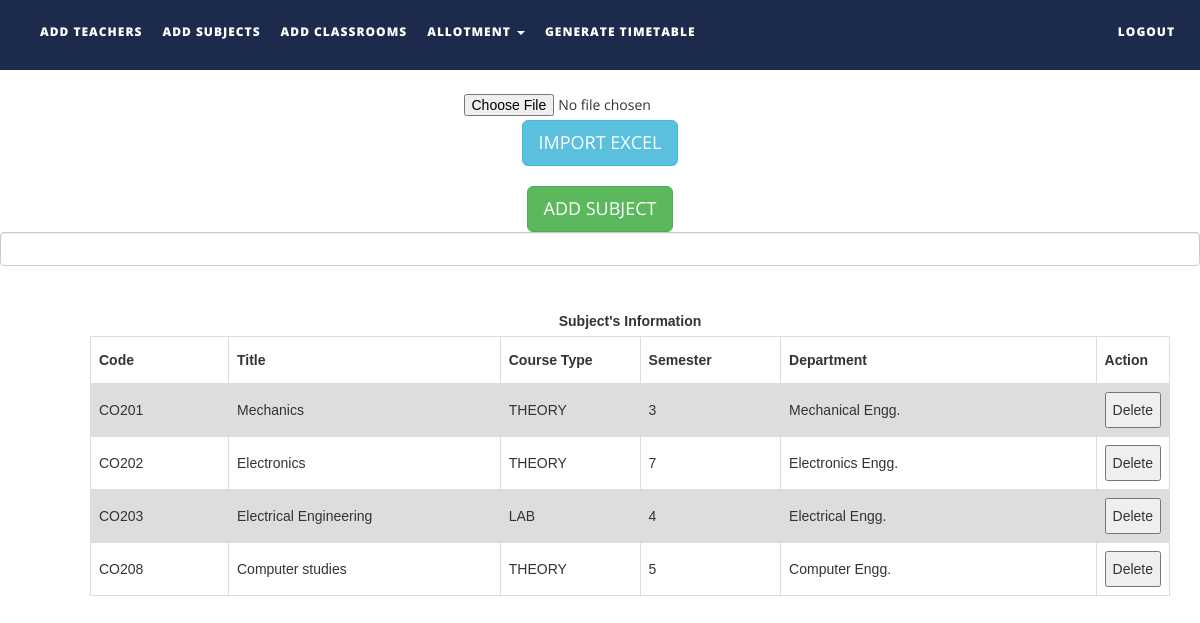
Page /files/addsubjects.php on the committed database.
### tables this page shows
CREATE TABLE `subjects` (
  `subject_code` varchar(10) NOT NULL,
  `subject_name` varchar(50) NOT NULL,
  `course_type` varchar(15) NOT NULL,
  `semester` int(1) NOT NULL,
  `department` varchar(50) NOT NULL,
  `isAlloted` int(1) NOT NULL,
  `allotedto` text NOT NULL,
  `allotedto2` text NOT NULL,
  `allotedto3` text NOT NULL
);

### files/addsubjects.php (the view, shortened to what this page needs)
<!DOCTYPE html>
<html xmlns="http://www.w3.org/1999/xhtml">
<head>
    <link href="assets/css/bootstrap.css" rel="stylesheet"/>
    <link href="assets/css/font-awesome.min.css" rel="stylesheet"/>
    <link href="assets/css/flexslider.css" rel="stylesheet"/>
    <link href="assets/css/style.css" rel="stylesheet"/>
</head>
<body>
<div class="navbar navbar-inverse navbar-fixed-top " id="menu">
    <div class="container">
        <div class="navbar-collapse collapse move-me">
            <ul class="nav navbar-nav navbar-left">
                <li><a href="addteachers.php">ADD TEACHERS</a></li>
                <li><a href="addsubjects.php">ADD SUBJECTS</a></li>
                <li><a href="addclassrooms.php">ADD CLASSROOMS</a></li>
                <li class="dropdown"><a class="dropdown-toggle" data-toggle="dropdown" aria-expanded="false">ALLOTMENT
                        <span class="caret"></span></a>
                </li>
                <li><a href="generatetimetable.php">GENERATE TIMETABLE</a></li>
            </ul>
            <ul class="nav navbar-nav navbar-right">
                <li><a href="index.php">LOGOUT</a></li>
            </ul>
        </div>
    </div>
</div>
<br>
<div align="center" style="margin-top:60px">
    <form name="import" method="post" enctype="multipart/form-data">
        <input type="file" name="file"/>
        <input type="submit" name="subjectexcel" id="subjectexcel" class="btn btn-info btn-lg" value="IMPORT EXCEL"/>
    </form>
</div>
<div align="center" style="margin-top: 20px">
    <button id="subjectmanual" class="btn btn-success btn-lg">ADD SUBJECT</button>
</div>
 <div class="form-control" placeholder="Blablabla"></div>
<div>
    <br>
    <table id=subjectstable style="margin-left: 90px">
        <caption><strong> Subject's Information</strong></caption>
        <tr>
            <th width="150">Code</th>
            <th width=300>Title</th>
            <th width=150>Course Type</th>
            <th width="150">Semester</th>
            <th width="350">Department</th>
            <th width="40">Action</th>
        </tr>
        <?php
        $q = mysqli_query(mysqli_connect("localhost", "root", "", "ttms"),
            "SELECT * FROM subjects ORDER BY subject_code ASC ");
        while ($row = mysqli_fetch_assoc($q)) {
            echo "<tr><td>{$row['subject_code']}</td>
                    <td>{$row['subject_name']}</td>
                    <td>{$row['course_type']}</td>
                    <td>{$row['semester']}</td>
                     <td>{$row['department']}</td>
                     <td><button>Delete</button></td>
                    </tr>\n";
        }
        ?>
    </table>
</div>
</body>
</html>

### files/assets/css/style.css (style rules this page uses)
#menu { background-color: rgba(28, 43, 75, 1); color: #fff; font-size: 12px; font-weight: 900; letter-spacing: 1px; min-height: 70px; }
.navbar-inverse { border-color: transparent; }
.navbar-inverse .navbar-nav > li > a, .navbar-inverse .navbar-nav > li > a:hover { color: #FFF; padding: 22px 10px; }

### files/addsubjects.php (style rules this page uses)
table { margin-top: 10px; font-family: arial, sans-serif; border-collapse: collapse; margin-left: 50px; width: 90%; }
td, th { border: 1px solid #dddddd; text-align: left; padding: 8px; }
tr:nth-child(even) { background-color: #dddddd; }

### rows in the picture
subjects: subject_code "CO201", subject_name "Mechanics", course_type "THEORY", semester "3", department "Mechanical Engg."
subjects: subject_code "CO202", subject_name "Electronics", course_type "THEORY", semester "7", department "Electronics Engg."
subjects: subject_code "CO203", subject_name "Electrical Engineering", course_type "LAB", semester "4", department "Electrical Engg."
subjects: subject_code "CO208", subject_name "Computer studies", course_type "THEORY", semester "5", department "Computer Engg."
